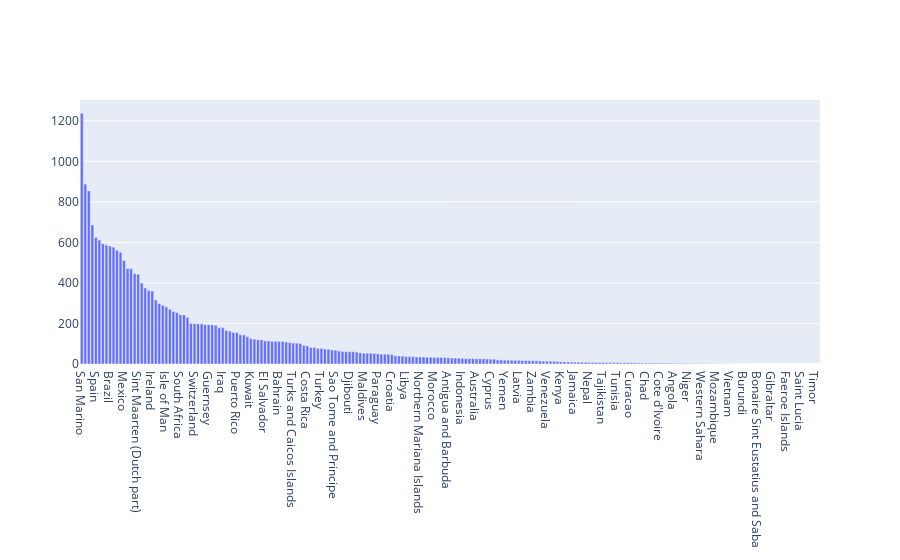

Notebook code cell kept with this figure:
### Markdown cell above
4. Постройте гистограмму распределения количества смертей на один миллион человек

### Code cell
df = df_normal[["location", "death_per_million"]].dropna().sort_values(by="death_per_million", ascending=False)

fig = go.Figure()
fig.add_trace(go.Bar(x=df["location"],
                     y=df["death_per_million"],
                     name="GDP"))
fig

### Figure 1 — Plotly figure (JSON) as saved in the notebook; plotly's stock layout.template omitted (floating-point values rounded to 4 significant figures; data arrays with more than 128 entries replaced by an {"elided": "..."} marker saying what was removed)
{"data": [{"name": "GDP", "type": "bar", "x": {"elided": "210 str values"}, "y": {"elided": "210 float values"}}], "layout": {"autosize": true, "xaxis": {"autorange": true, "range": [-0.5, 209.5], "type": "category"}, "yaxis": {"autorange": true, "range": [0, 1303.0], "type": "linear"}}}
